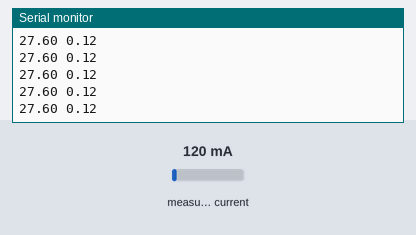
This sketch was run on a simulated Arduino Uno, built with avr-gcc and run on an emulated ATmega328P. On the bench: the last lines printed to the serial monitor. The inputs (shaded band) are chosen by the test bench; at power-on: measured current 120 mA.

Above: at 1.2 s.
1.3 s: measured current set to 40 mA
At 1.58 s:
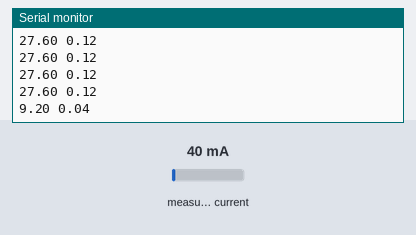
4.3 s: measured current set to 500 mA
At 4.44 s:
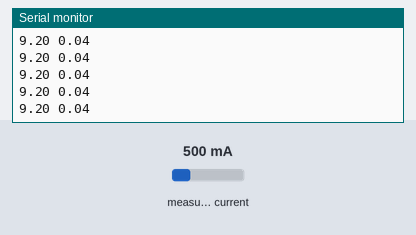
Timing chart, 0 to 7.3 s (numbered marks = the images above; inputs shaded):
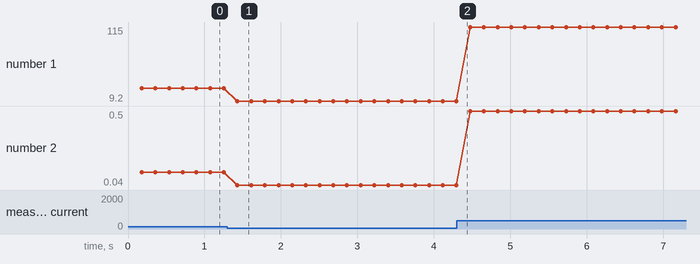

The sketch:

monitor_ref.ino
```cpp
#include "EmonLib.h"
EnergyMonitor emon1;

void setup()
{
  Serial.begin(9600);
  emon1.current(1,111.1);             // Current: input pin, calibration.
}

void loop()
{
  double Irms = emon1.calcIrms(1480);  // Calculate Irms only
  Serial.print(Irms*230.0);           // Apparent power
  Serial.print(" ");
  Serial.println(Irms);             // Irms
}
```

Measured:
- after the input at 1.3 s, the serial monitor: prints a new line after 0.13 s (image 1)
- plotted number 1: 27.6 → 9.2 after the input at 1.3 s, 9.2 → 115 after the input at 4.3 s
- plotted number 2: 0.12 → 0.04 after the input at 1.3 s, 0.04 → 0.5 after the input at 4.3 s
